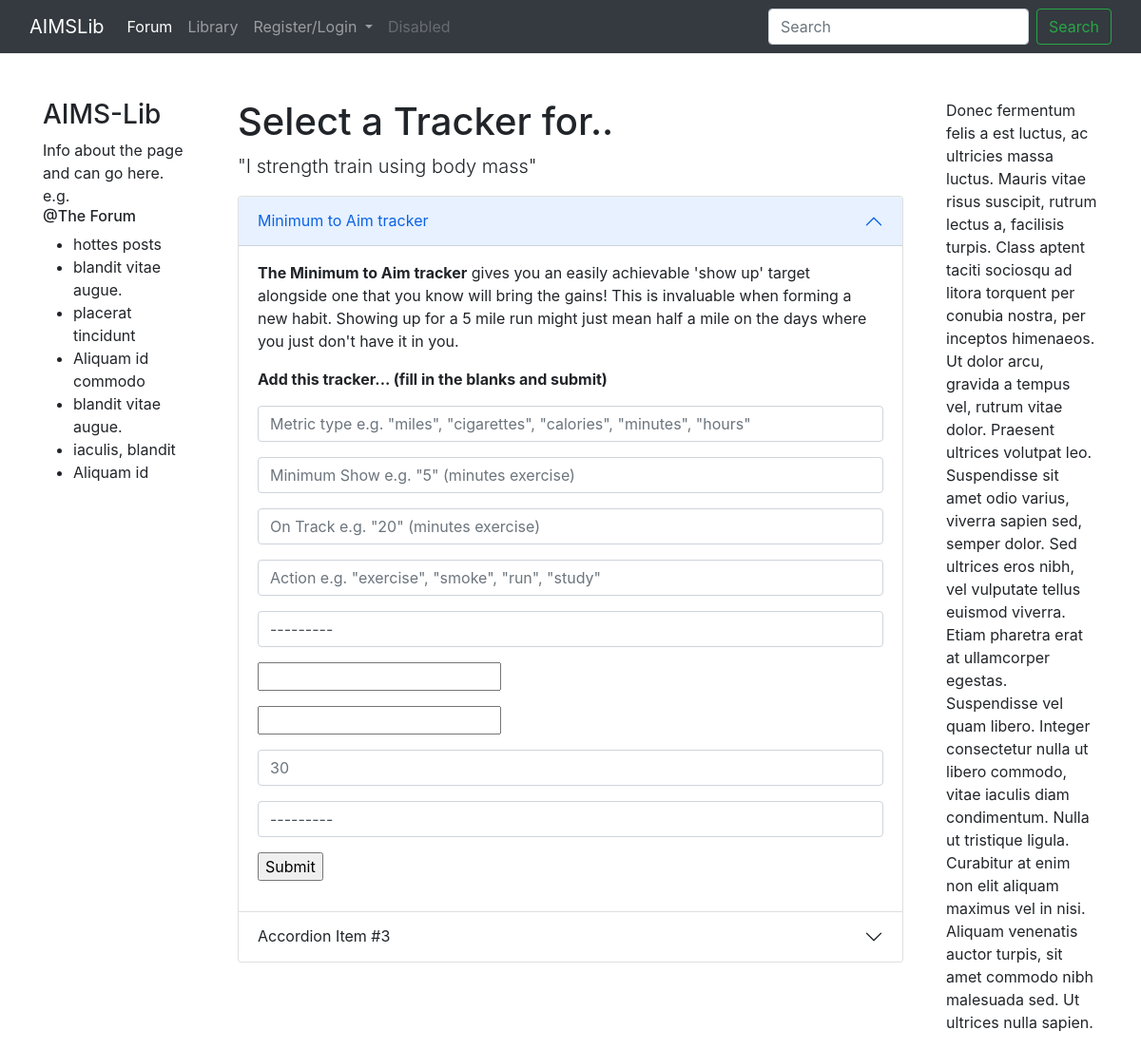
The app's page /tracker_select/1, older data.
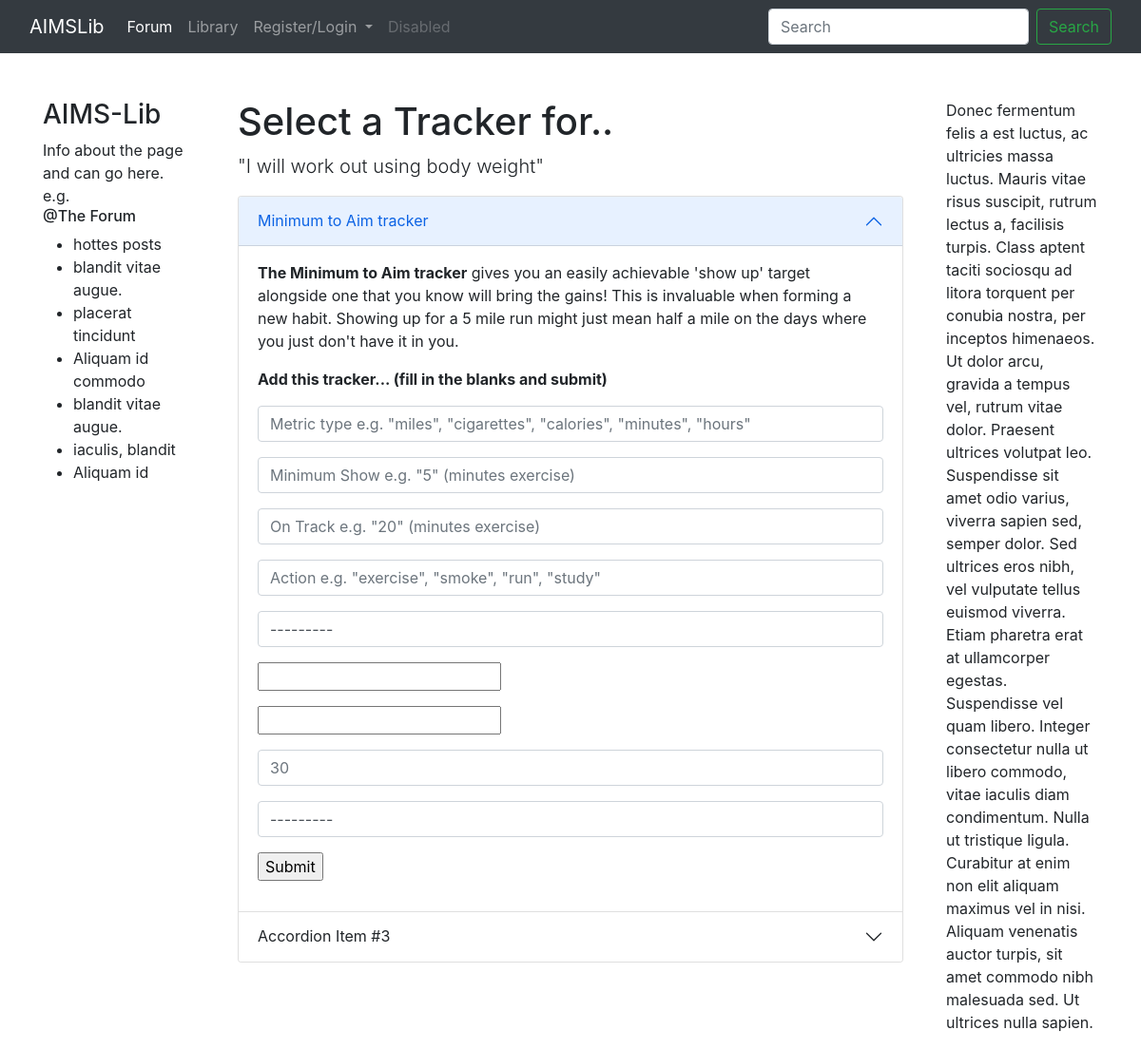
The same page, newer data.
### Development/models.py (models this page shows, shortened)
class Lever(models.Model):
    description = models.TextField(default="A description of the lever you will pull")
    in_order = models.PositiveIntegerField()
    on_aim = models.ForeignKey(Aim, on_delete=models.CASCADE)
    class Meta:
        constraints = [
            models.UniqueConstraint(fields=['on_aim', 'in_order'], name='unique order of levers')
        ]

### Development/views.py (the view, shortened to what this page needs)
# urls.py: path('tracker_select/<int:lever_id>', AssignTrackerView.as_view(), name="tracker-select"),
class AssignTrackerView(View):
    template_name = "tracker_select.html"
    def get(self, request, lever_id):
        context = {"min_aim_form": TrackerMinAimNewForm(),
                    "on_lever": Lever.objects.get(id=lever_id)}
        return render(request, self.template_name, context)

### Development/templates/tracker_select.html (shortened to what this page needs)
{% extends 'base.html' %}
{% block content %}
<div class="container">
  <h1> Select a Tracker for.. </h1>
  <p class="lead"> "{{ on_lever.description }}"</p>
  <div class="accordion" id="accordionExample">
    <div class="accordion-item">
      <h2 class="accordion-header" id="headingOne">
        <button class="accordion-button" type="button" data-bs-toggle="collapse" data-bs-target="#collapseOne" aria-expanded="true" aria-controls="collapseOne">
          Minimum to Aim tracker
        </button>
      </h2>
      <div id="collapseOne" class="accordion-collapse collapse show" aria-labelledby="headingOne" data-bs-parent="#accordionExample">
        <div class="accordion-body">
          <p>
          <strong>The Minimum to Aim tracker</strong> gives you an easily achievable 'show up' target alongside one that you know will bring the gains! This is invaluable when
          forming a new habit. Showing up for a 5 mile run might just mean half a mile on the days where you just don't have it in you.
          </p>
          <p>
            <strong>
              Add this tracker... (fill in the blanks and submit)
              </strong>
              </p>{{ min_aim_form.media }}
              <form class="form-group" method="post">
                  {% for field in min_aim_form %}
                    <div class="form-group row">
                      <div class="col-12">
                        {{ field }}
                      </div>
                    </div>
                  {% endfor %}
                  <input type="submit" name="min_aim_tracker_submit" value="Submit">
              </form>
        </div>
      </div>
    </div>
    <div class="accordion-item">
      <h2 class="accordion-header" id="headingThree">
        <button class="accordion-button collapsed" type="button" data-bs-toggle="collapse" data-bs-target="#collapseThree" aria-expanded="false" aria-controls="collapseThree">
          Accordion Item #3
        </button>
      </h2>
    </div>
  </div>
</div>
{% endblock %}

Row changes from the older to the newer data that the page shows:
changed Lever: description "I strength train using body mass" → "I will work out using body weight"
